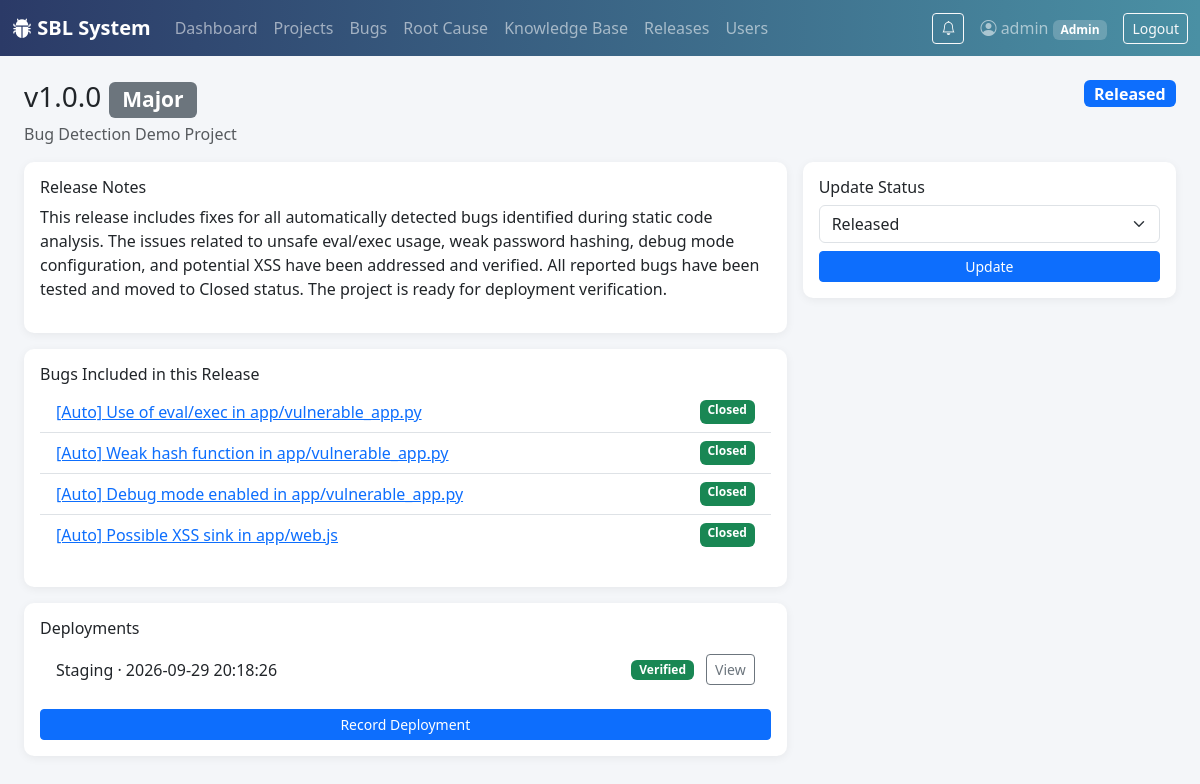
The page /releases/1 (signed in) on the database its author committed.
### tables this page shows
CREATE TABLE users (
    id INTEGER PRIMARY KEY AUTOINCREMENT,
    username TEXT UNIQUE NOT NULL,
    email TEXT UNIQUE NOT NULL,
    password_hash TEXT NOT NULL,
    role TEXT NOT NULL DEFAULT 'Tester',
    created_at TIMESTAMP DEFAULT CURRENT_TIMESTAMP
);

CREATE TABLE releases (
    id INTEGER PRIMARY KEY AUTOINCREMENT,
    project_id INTEGER NOT NULL,
    version_number TEXT NOT NULL,
    release_type TEXT DEFAULT 'Minor',
    release_notes TEXT,
    status TEXT DEFAULT 'Planned',
    released_at TIMESTAMP NULL,
    created_by INTEGER,
    created_at TIMESTAMP DEFAULT CURRENT_TIMESTAMP,
    FOREIGN KEY (project_id) REFERENCES projects(id) ON DELETE CASCADE,
    FOREIGN KEY (created_by) REFERENCES users(id)
);

CREATE TABLE projects (
    id INTEGER PRIMARY KEY AUTOINCREMENT,
    name TEXT NOT NULL,
    description TEXT,
    created_by INTEGER,
    created_at TIMESTAMP DEFAULT CURRENT_TIMESTAMP,
    FOREIGN KEY (created_by) REFERENCES users(id)
);

CREATE TABLE bugs (
    id INTEGER PRIMARY KEY AUTOINCREMENT,
    project_id INTEGER NOT NULL,
    title TEXT NOT NULL,
    description TEXT,
    reproduction_steps TEXT,
    severity TEXT DEFAULT 'Medium',
    priority TEXT DEFAULT 'Medium',
    status TEXT DEFAULT 'New',
    reported_by INTEGER,
    assigned_to INTEGER,
    attachment_path TEXT,
    created_at TIMESTAMP DEFAULT CURRENT_TIMESTAMP,
    updated_at TIMESTAMP DEFAULT CURRENT_TIMESTAMP, assigned_tester INTEGER REFERENCES users(id), reopen_count INTEGER DEFAULT 0,
    FOREIGN KEY (project_id) REFERENCES projects(id) ON DELETE CASCADE,
    FOREIGN KEY (reported_by) REFERENCES users(id),
    FOREIGN KEY (assigned_to) REFERENCES users(id)
);

CREATE TABLE deployments (
    id INTEGER PRIMARY KEY AUTOINCREMENT,
    release_id INTEGER NOT NULL,
    environment TEXT DEFAULT 'Staging',
    deployed_by INTEGER,
    verification_token TEXT UNIQUE,
    verified INTEGER DEFAULT 0,
    verification_notes TEXT,
    deployed_at TIMESTAMP DEFAULT CURRENT_TIMESTAMP,
    FOREIGN KEY (release_id) REFERENCES releases(id) ON DELETE CASCADE,
    FOREIGN KEY (deployed_by) REFERENCES users(id)
);

### app/releases.py (the view)
@bp.route("/<int:release_id>")
@login_required
def detail(release_id):
    db = get_db()
    release = get_release_or_404(release_id)
    scope_sql, scope_params = access.bug_scope(g.user, "b")
    included_bugs = db.execute(
        f"""SELECT b.* FROM bugs b JOIN release_bugs rb ON rb.bug_id = b.id
           WHERE rb.release_id = ? AND {scope_sql}""",
        (release_id, *scope_params),
    ).fetchall()
    fixed_bugs = db.execute(
        f"""SELECT b.* FROM bugs b WHERE b.project_id = ? AND b.status IN ('Fixed','Testing','Closed')
           AND b.id NOT IN (SELECT bug_id FROM release_bugs WHERE release_id = ?) AND {scope_sql}""",
        (release["project_id"], release_id, *scope_params),
    ).fetchall()
    deployments = db.execute(
        "SELECT * FROM deployments WHERE release_id = ? ORDER BY deployed_at DESC", (release_id,)
    ).fetchall()
    return render_template(
        "releases/detail.html", release=release, included_bugs=included_bugs,
        fixed_bugs=fixed_bugs, statuses=STATUSES, deployments=deployments
    )

### app/access.py (called while the page is built, shortened)
def _role(user):
    return user["role"] if user is not None else None

def bug_scope(user, alias="b"):
    a = (alias + ".") if alias else ""
    role = _role(user)
    if role in ("Admin", "Tester"):
        return "1=1", ()

def project_scope(user, column="p.id"):
    role = _role(user)
    if role in ("Admin", "Tester"):
        return "1=1", ()
    if role in RESTRICTED_ROLES:
        return f"{column} IN ({_MEMBER_SQL})", (user["id"],)
    return "0=1", ()

def has_project_access(db, user, project_id):
    sql, params = project_scope(user, "p.id")
    return db.execute(f"SELECT 1 FROM projects p WHERE p.id = ? AND {sql}", (project_id, *params)).fetchone() is not None

def require_project_access(db, project_id):
    if not has_project_access(db, g.user, project_id):
        abort(403)

def guard_uploads():
    if not request.path.startswith("/static/uploads/"):
        return None

### app/auth.py (called while the page is built)
def login_required(view):
    @functools.wraps(view)
    def wrapped(**kwargs):
        if g.user is None:
            return redirect(url_for("auth.login"))
        return view(**kwargs)
    return wrapped

### app/db.py (called while the page is built)
def get_db():
    if "db" not in g:
        g.db = sqlite3.connect(DB_PATH, detect_types=sqlite3.PARSE_DECLTYPES)
        g.db.row_factory = sqlite3.Row
        g.db.execute("PRAGMA foreign_keys = ON")
    return g.db

### app/releases.py (called while the page is built)
def get_release_or_404(release_id):
    db = get_db()
    release = db.execute(
        """SELECT r.*, p.name AS project_name FROM releases r
           JOIN projects p ON p.id = r.project_id WHERE r.id = ?""",
        (release_id,),
    ).fetchone()
    if release is None:
        abort(404)
    access.require_project_access(db, release["project_id"])
    return release

### app/templates/releases/detail.html (shortened to what this page needs)
{% extends "base.html" %}
{% block content %}
<div class="d-flex justify-content-between align-items-start mb-3">
  <div>
    <h3 class="mb-1">{{ release['version_number'] }} <span class="badge bg-secondary">{{ release['release_type'] }}</span></h3>
    <p class="text-muted mb-0">{{ release['project_name'] }}</p>
  </div>
  <span class="badge bg-primary fs-6">{{ release['status'] }}</span>
</div>
<div class="row g-3">
  <div class="col-md-8">
    <div class="card sbl-card p-3 mb-3">
      <h6>Release Notes</h6>
      <p style="white-space: pre-line;">{{ release['release_notes'] or '—' }}</p>
    </div>
    <div class="card sbl-card p-3 mb-3">
      <h6>Bugs Included in this Release</h6>
      <ul class="list-group list-group-flush mb-3">
        {% for b in included_bugs %}
        <li class="list-group-item d-flex justify-content-between">
          <a href="{{ url_for('bugs.detail', bug_id=b['id']) }}">{{ b['title'] }}</a>
          <span class="badge status-badge-{{ b['status'] }}">{{ b['status'] }}</span>
        </li>
        {% else %}
        <li class="list-group-item text-muted">No bugs added yet.</li>
        {% endfor %}
      </ul>
    </div>
    <div class="card sbl-card p-3">
      <h6>Deployments</h6>
      <ul class="list-group list-group-flush mb-3">
        {% for d in deployments %}
        <li class="list-group-item d-flex justify-content-between align-items-center">
          <span>{{ d['environment'] }} &middot; {{ d['deployed_at'] }}</span>
          <span>
            {% if d['verified'] %}<span class="badge bg-success">Verified</span>{% else %}<span class="badge bg-warning text-dark">Pending</span>{% endif %}
            <a href="{{ url_for('deploy.detail', deployment_id=d['id']) }}" class="btn btn-sm btn-outline-secondary ms-2">View</a>
          </span>
        </li>
        {% else %}
        <li class="list-group-item text-muted">No deployments recorded yet.</li>
        {% endfor %}
      </ul>
      {% if current_user['role'] in ['Admin','Manager','Developer'] %}
      <a href="{{ url_for('deploy.new_deployment', release_id=release['id']) }}" class="btn btn-sm btn-primary">Record Deployment</a>
      {% endif %}
    </div>
  </div>
  <div class="col-md-4">
    {% if current_user['role'] in ['Admin','Manager'] %}
    <div class="card sbl-card p-3">
      <h6>Update Status</h6>
      <form method="post" action="{{ url_for('releases.update_status', release_id=release['id']) }}">
        <select name="status" class="form-select mb-2">
          {% for s in statuses %}
          <option value="{{ s }}" {% if s == release['status'] %}selected{% endif %}>{{ s }}</option>
          {% endfor %}
        </select>
        <button class="btn btn-sm btn-primary w-100">Update</button>
      </form>
    </div>
    {% endif %}
  </div>
</div>
{% endblock %}

### app/templates/base.html (shortened to what this page needs)
<!doctype html>
<html lang="en">
<head>
  <link href="https://cdnjs.cloudflare.com/ajax/libs/bootstrap/5.3.3/css/bootstrap.min.css" rel="stylesheet">
  <link href="https://cdnjs.cloudflare.com/ajax/libs/bootstrap-icons/1.11.3/font/bootstrap-icons.min.css" rel="stylesheet">
  <link href="{{ url_for('static', filename='css/style.css') }}" rel="stylesheet">
</head>
<body>
{% if current_user %}
<nav class="navbar navbar-expand-lg navbar-dark sbl-navbar">
  <div class="container-fluid">
    <a class="navbar-brand fw-semibold" href="{{ url_for('dashboard.home') }}"><i class="bi bi-bug-fill"></i> SBL System</a>
    <div class="collapse navbar-collapse" id="nav">
      <ul class="navbar-nav me-auto">
        <li class="nav-item"><a class="nav-link" href="{{ url_for('dashboard.home') }}">Dashboard</a></li>
        <li class="nav-item"><a class="nav-link" href="{{ url_for('projects.list_projects') }}">Projects</a></li>
        <li class="nav-item"><a class="nav-link" href="{{ url_for('bugs.list_bugs') }}">Bugs</a></li>
        <li class="nav-item"><a class="nav-link" href="{{ url_for('rca.list_all') }}">Root Cause</a></li>
        <li class="nav-item"><a class="nav-link" href="{{ url_for('kb.list_articles') }}">Knowledge Base</a></li>
        <li class="nav-item"><a class="nav-link" href="{{ url_for('releases.list_releases') }}">Releases</a></li>
        {% if current_user['role'] == 'Admin' %}
        <li class="nav-item"><a class="nav-link" href="{{ url_for('auth.manage_users') }}">Users</a></li>
        {% endif %}
      </ul>
      <a href="{{ url_for('notifications.list_notifications') }}"
         class="btn btn-outline-light btn-sm me-3 position-relative"
         title="Notifications">
        <i class="bi bi-bell"></i>
      </a>
      <span class="navbar-text me-3">
        <i class="bi bi-person-circle"></i> {{ current_user['username'] }}
        <span class="badge sbl-role-badge">{{ current_user['role'] }}</span>
      </span>
      <a href="{{ url_for('auth.logout') }}" class="btn btn-outline-light btn-sm">Logout</a>
    </div>
  </div>
</nav>
{% endif %}
<div class="container-fluid py-4 px-4">
  {% block content %}{% endblock %}
</div>
</body>
</html>

### app/static/css/style.css (style rules this page uses)
:root { --sbl-primary: #2b3a67; --sbl-accent: #4a90a4; }
body { background-color: #f4f6f9; }
.sbl-navbar { background: linear-gradient(90deg, var(--sbl-primary), var(--sbl-accent)); }
.sbl-role-badge { background-color: rgba(255,255,255,0.2); }
.sbl-card { border: none; border-radius: 10px; box-shadow: 0 2px 10px rgba(0,0,0,0.06); }
.status-badge-Closed { background-color: #198754; }

### rows shown on the page
users: username "admin", role "Admin"
releases: version_number "v1.0.0", release_type "Major", status "Released", release_notes "This release includes fixes for all automatically detected bugs identified during static code analysis. The issues related to unsafe eval/exec usage, weak password hashing, debug mode configuration, and potential XSS have been addressed and verified. All reported bugs have been tested and moved to Closed status. The project is ready for deployment verification."
projects: project_name "Bug Detection Demo Project"
bugs: title "[Auto] Use of eval/exec in app/vulnerable_app.py", status "Closed"
bugs: title "[Auto] Weak hash function in app/vulnerable_app.py", status "Closed"
bugs: title "[Auto] Debug mode enabled in app/vulnerable_app.py", status "Closed"
bugs: title "[Auto] Possible XSS sink in app/web.js", status "Closed"
deployments: environment "Staging", deployed_at "2026-09-29 20:18:26", verified "Verified"
